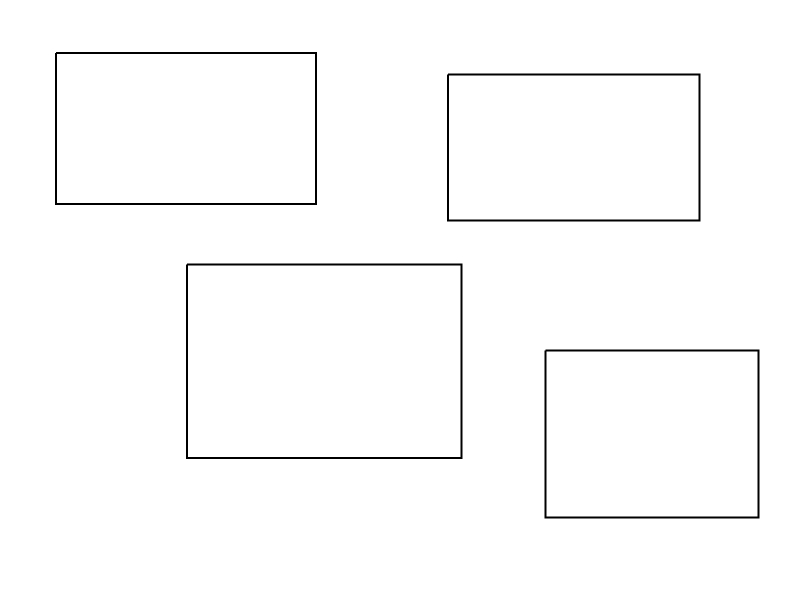
#> input picture tests/squares.jpg, 800 x 600 px, found by its file name
$ python extract.py
#> lines starting #> are read from the running program, lines starting #| are printed output that depends on the picture; after the words box and inside, x2 and y2 are one past the last pixel; in counts of white or black regions, pixels touching at a corner belong together
import cv2 as cv
import numpy as np

img = cv.imread('/home/han/Projects/frame/tests/squares.jpg')
#> img is the input picture: shape (600, 800, 3); min 0, max 255, mean 251.5
# [24 lines of commented-out code are left out]

from matplotlib import pyplot as plt
# img = cv.imread('/home/han/Projects/frame/tests/squares.jpg')
edges = cv.Canny(img,100,200)
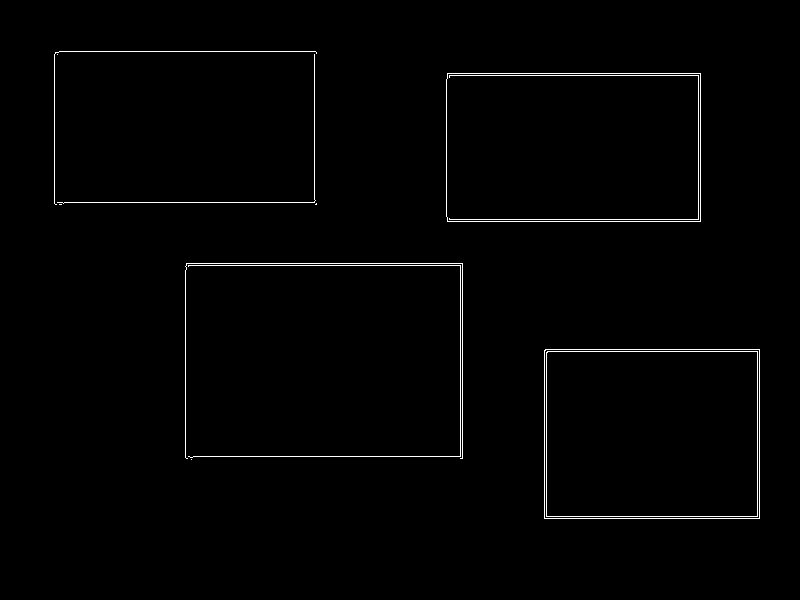
#> edges: shape (600, 800); 1.1% white in thin lines or dots, all inside (x1, y1, x2, y2) = (54, 51, 760, 519)
plt.subplot(121),plt.imshow(img,cmap = 'gray')
plt.title('Original Image'), plt.xticks([]), plt.yticks([])
plt.subplot(122),plt.imshow(edges,cmap = 'gray')
plt.title('Edge Image'), plt.xticks([]), plt.yticks([])
plt.show()
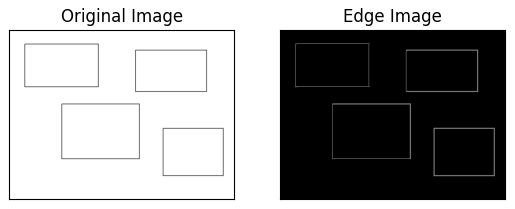
#> figure drawn by matplotlib, 2 panels

$ run again, with tests/wireframe-sketchy.jpg copied over tests/squares.jpg
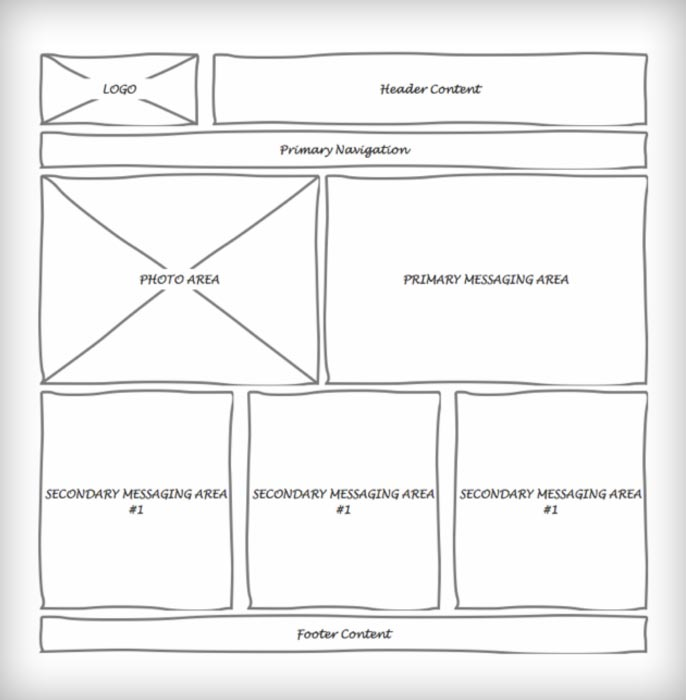
#> input picture tests/wireframe-sketchy.jpg, 686 x 700 px, found by its file name
#> img is the input picture: shape (700, 686, 3); mean B, G, R 241.8, 241.8, 241.8
#> `edges = cv.Canny(img,100,200)`:
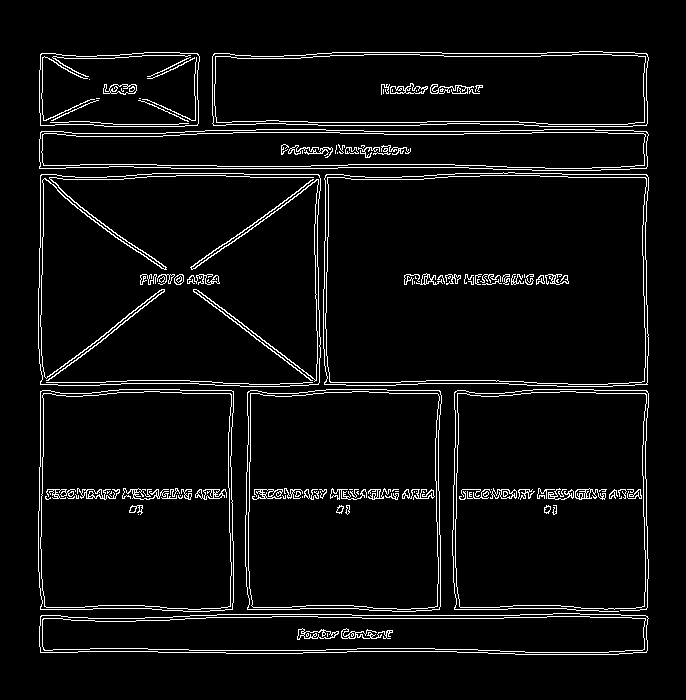
#> edges: shape (700, 686); 5.1% white in thin lines or dots, all inside (x1, y1, x2, y2) = (38, 51, 649, 655)
#> `plt.show()`:
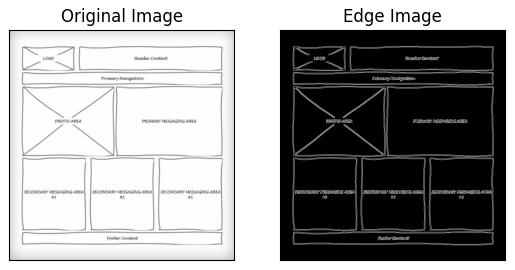
#> figure drawn by matplotlib, 2 panels; B, G, R data is drawn as R, G, B

$ run again, with tests/wireframe-simple-sketch.png saved as tests/squares.jpg
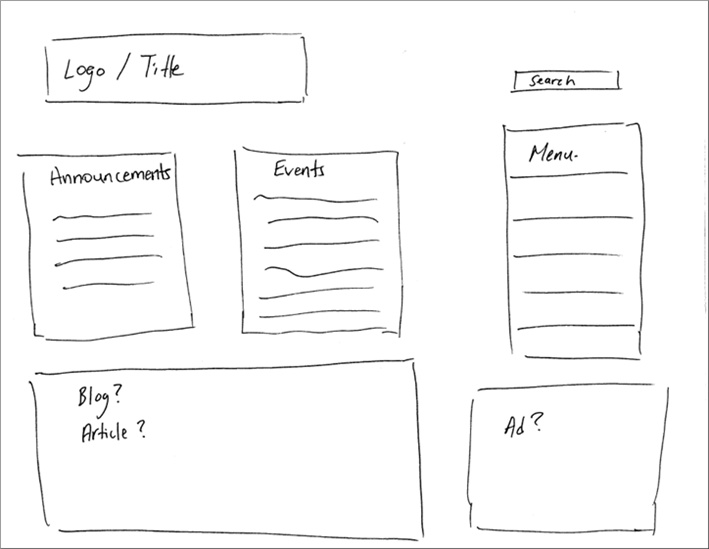
#> input picture tests/wireframe-simple-sketch.png, 709 x 549 px, found by its file name
#> img is the input picture: shape (549, 709, 3); min 0, max 255, mean 248.2
#> `edges = cv.Canny(img,100,200)`:
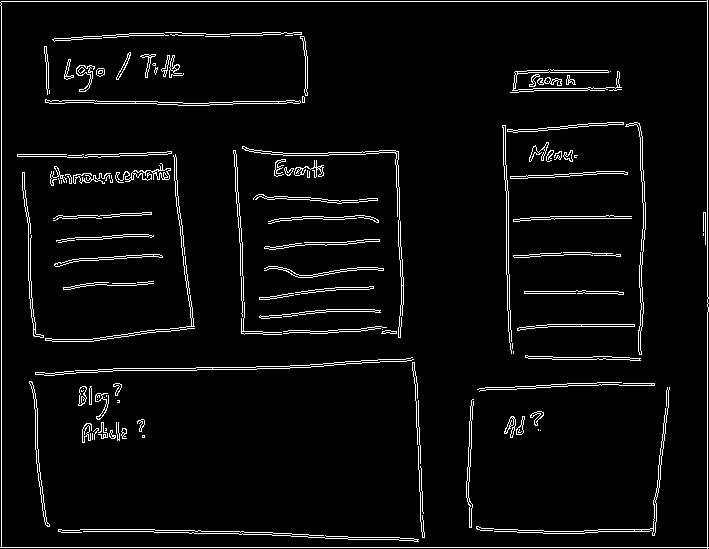
#> edges: shape (549, 709); 4.5% white in thin lines or dots
#> `plt.show()`:
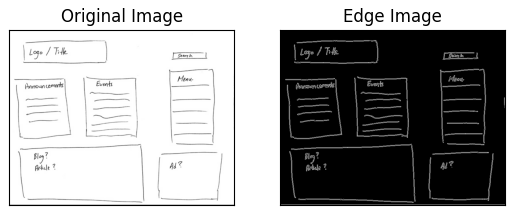
#> figure drawn by matplotlib, 2 panels

$ run again, with tests/wireframe.png saved as tests/squares.jpg
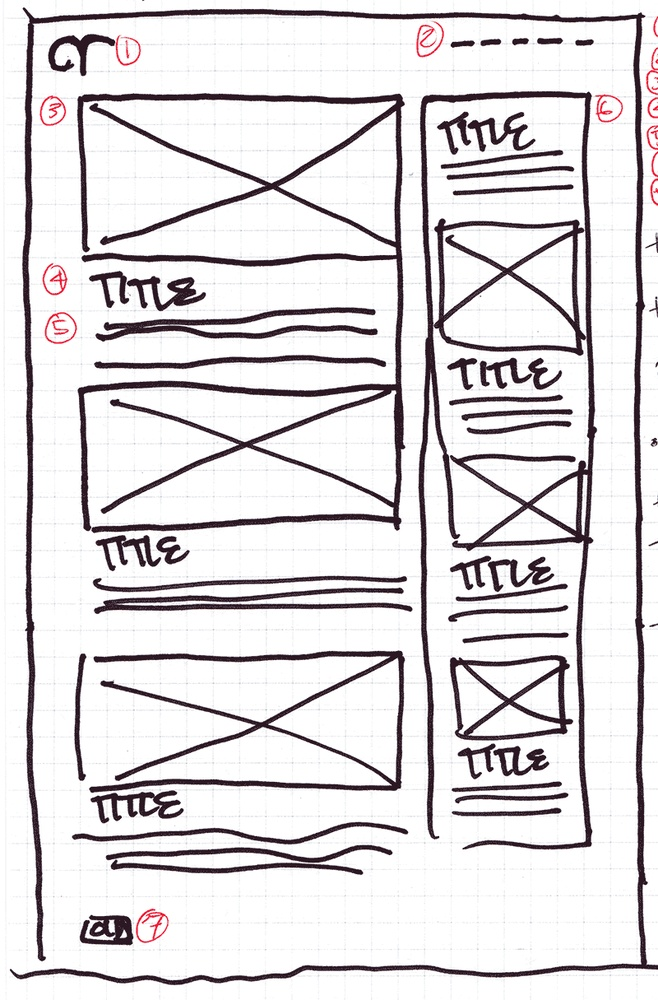
#> input picture tests/wireframe.png, 658 x 1000 px, shrunk from 800 x 1215 before the run, found by its file name
#> img is the input picture: shape (1000, 658, 3); mean B, G, R 221.8, 219.9, 223.1
#> `edges = cv.Canny(img,100,200)`:
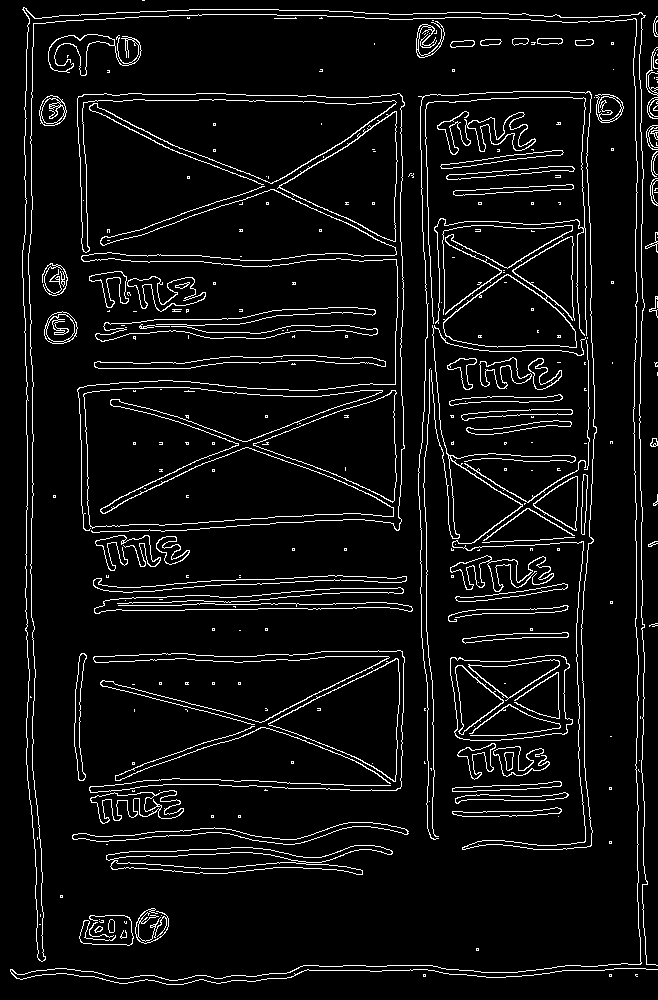
#> edges: shape (1000, 658); 6.3% white in thin lines or dots
#> `plt.show()`:
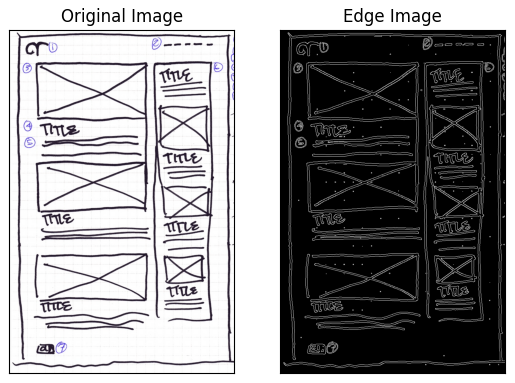
#> figure drawn by matplotlib, 2 panels; B, G, R data is drawn as R, G, B
